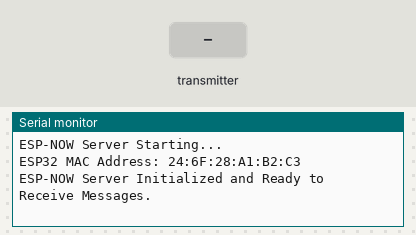
This sketch was run on a simulated ESP32. Shown: the last lines printed to the serial monitor. Inputs (shaded band) come from the test bench.

Above: at 1.2 s.
1.3 s: the transmitter starts sending text = 0
At 1.61 s:
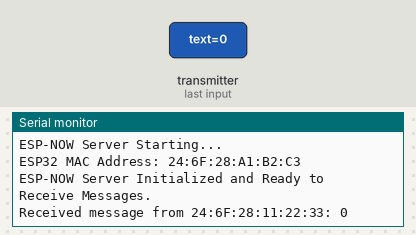
3.3 s: the transmitter starts sending text = 1
At 3.61 s:
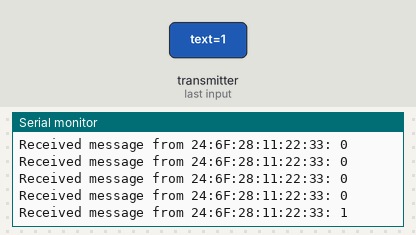

The sketch:

Server.ino
```cpp
//SERVER
//Generated by ChatGPT 02.10.24
//Fetches data from ESP running the Client.ino

#include <esp_now.h>
#include <WiFi.h>

// Define a structure to receive messages
typedef struct struct_message {
    char text[32];
} struct_message;

// Create an instance to hold incoming data
struct_message incomingMessage;

// Callback function that will be executed when data is received
void OnDataRecv(const esp_now_recv_info_t *recv_info, const uint8_t *incomingData, int len) {
    // Optional: Access sender's MAC address
    Serial.print("Received message from ");
    for (int i = 0; i < 6; i++) {
        if (i > 0) Serial.print(":");
        Serial.printf("%02X", recv_info->src_addr[i]);
    }
    Serial.print(": ");

    // Copy incoming data to struct
    memcpy(&incomingMessage, incomingData, sizeof(incomingMessage));
    Serial.println(incomingMessage.text);
}

void setup() {
    // Initialize Serial Monitor
    Serial.begin(115200);
    Serial.println("ESP-NOW Server Starting...");

    // Initialize WiFi in Station mode
    WiFi.mode(WIFI_STA);
    Serial.print("ESP32 MAC Address: ");
    Serial.println(WiFi.macAddress());  // Print MAC address

    // Initialize ESP-NOW
    if (esp_now_init() != ESP_OK) {
        Serial.println("Error initializing ESP-NOW");
        while (true);
    }

    // Register the receive callback
    esp_now_register_recv_cb(OnDataRecv);

    Serial.println("ESP-NOW Server Initialized and Ready to Receive Messages.");
}

void loop() {
    // Nothing to do here
    delay(1000);
}
```

Measured:
- after the input at 1.3 s, the serial monitor: prints a new line at once (image 1)
- after the input at 3.3 s, the serial monitor: prints a new line at once (image 2)
